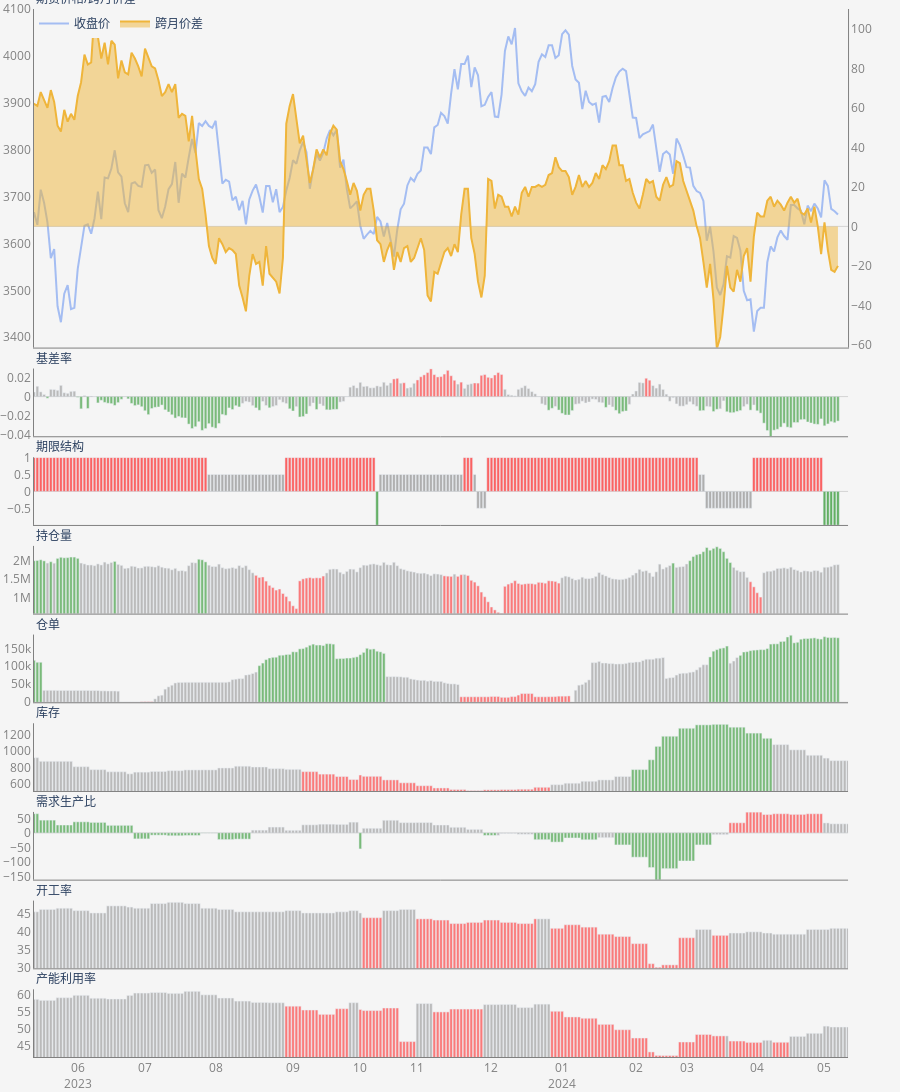

The notebook cell this image was saved under:
### Code cell
import modules.chart as chart
start_time = time.perf_counter()
chart_manager = chart.ChartManager(rb)
chart_manager.load_indicators()
chart_manager.calculate_indicators()
chart_manager.plot()
run_time = time.perf_counter()- start_time
print(f'Run time: {run_time}')
start_time = time.perf_counter()
chart_manager.update_figure()
run_time = time.perf_counter()- start_time
print(f'Run time: {run_time}')
start_time = time.perf_counter()
chart_manager.main_figure.show()
run_time = time.perf_counter()- start_time
print(f'Run time: {run_time}')

### Figure 1 — Plotly figure (JSON) as saved in the notebook; plotly's stock layout.template omitted (floating-point values rounded to 4 significant figures; data arrays with more than 128 entries replaced by an {"elided": "..."} marker saying what was removed)
{"data": [{"fill": "none", "line": {"color": "rgb(84,134,240)"}, "mode": "lines", "name": "收盘价", "opacity": 0.5, "showlegend": true, "type": "scatter", "x": {"elided": "3238 str values"}, "xaxis": "x", "y": {"elided": "3238 int values"}, "yaxis": "y"}, {"fill": "tozeroy", "line": {"color": "rgb(239,181,59)"}, "mode": "lines", "name": "跨月价差", "opacity": 0.5, "showlegend": true, "type": "scatter", "x": {"elided": "3242 str values"}, "xaxis": "x", "y": {"elided": "3242 int values"}, "yaxis": "y2"}, {"marker": {"color": {"elided": "3244 str values"}, "opacity": 0.5}, "name": "基差率", "showlegend": false, "type": "bar", "x": {"elided": "3244 str values"}, "xaxis": "x2", "y": {"elided": "3244 float values"}, "yaxis": "y3"}, {"marker": {"color": {"elided": "3242 str values"}, "opacity": 0.6}, "name": "期限结构", "showlegend": false, "type": "bar", "x": {"elided": "3242 str values"}, "xaxis": "x3", "y": {"elided": "3242 float values"}, "yaxis": "y5"}, {"marker": {"color": {"elided": "3238 str values"}, "opacity": 0.5}, "name": "持仓量", "showlegend": false, "type": "bar", "x": {"elided": "3238 str values"}, "xaxis": "x4", "y": {"elided": "3238 int values"}, "yaxis": "y7"}, {"marker": {"color": {"elided": "2427 str values"}, "opacity": 0.5}, "name": "仓单", "showlegend": false, "type": "bar", "x": {"elided": "2427 str values"}, "xaxis": "x5", "y": {"elided": "2427 int values"}, "yaxis": "y9"}, {"marker": {"color": {"elided": "4624 str values"}, "opacity": 0.5}, "name": "库存", "showlegend": false, "type": "bar", "x": {"elided": "4624 str values"}, "xaxis": "x6", "y": {"elided": "4624 float values"}, "yaxis": "y11"}, {"marker": {"color": {"elided": "4624 str values"}, "opacity": 0.5}, "name": "需求生产比", "showlegend": false, "type": "bar", "x": {"elided": "4624 str values"}, "xaxis": "x7", "y": {"elided": "4624 float values"}, "yaxis": "y13"}, {"marker": {"color": {"elided": "4624 str values"}, "opacity": 0.5}, "name": "开工率", "showlegend": false, "type": "bar", "x": {"elided": "4624 str values"}, "xaxis": "x8", "y": {"elided": "4624 float values"}, "yaxis": "y15"}, {"marker": {"color": {"elided": "4624 str values"}, "opacity": 0.5}, "name": "产能利用率", "showlegend": false, "type": "bar", "x": {"elided": "4624 str values"}, "xaxis": "x9", "y": {"elided": "4624 float values"}, "yaxis": "y17"}], "layout": {"annotations": [{"font": {"size": 12}, "showarrow": false, "text": "期货价格/跨月价差", "x": 0, "xanchor": "left", "xref": "paper", "y": 1, "yanchor": "bottom", "yref": "paper"}, {"font": {"size": 12}, "showarrow": false, "text": "基差率", "x": 0, "xanchor": "left", "xref": "paper", "y": 0.6569, "yanchor": "bottom", "yref": "paper"}, {"font": {"size": 12}, "showarrow": false, "text": "期限结构", "x": 0, "xanchor": "left", "xref": "paper", "y": 0.5723, "yanchor": "bottom", "yref": "paper"}, {"font": {"size": 12}, "showarrow": false, "text": "持仓量", "x": 0, "xanchor": "left", "xref": "paper", "y": 0.4877, "yanchor": "bottom", "yref": "paper"}, {"font": {"size": 12}, "showarrow": false, "text": "仓单", "x": 0, "xanchor": "left", "xref": "paper", "y": 0.4031, "yanchor": "bottom", "yref": "paper"}, {"font": {"size": 12}, "showarrow": false, "text": "库存", "x": 0, "xanchor": "left", "xref": "paper", "y": 0.3185, "yanchor": "bottom", "yref": "paper"}, {"font": {"size": 12}, "showarrow": false, "text": "需求生产比", "x": 0, "xanchor": "left", "xref": "paper", "y": 0.2338, "yanchor": "bottom", "yref": "paper"}, {"font": {"size": 12}, "showarrow": false, "text": "开工率", "x": 0, "xanchor": "left", "xref": "paper", "y": 0.1492, "yanchor": "bottom", "yref": "paper"}, {"font": {"size": 12}, "showarrow": false, "text": "产能利用率", "x": 0, "xanchor": "left", "xref": "paper", "y": 0.06462, "yanchor": "bottom", "yref": "paper"}], "autosize": true, "height": 1200, "hovermode": "x unified", "legend": {"orientation": "h", "x": 0, "xanchor": "left", "y": 1, "yanchor": "top"}, "margin": {"b": 0, "l": 0, "r": 0, "t": 0}, "paper_bgcolor": "#f5f5f5", "plot_bgcolor": "#f5f5f5", "xaxis": {"anchor": "y", "domain": [0, 0.94], "dtick": "M1", "linecolor": "gray", "matches": "x9", "range": ["2023-05-14", "2024-05-13"], "rangebreaks": [{"values": {"elided": "1634 str values"}}], "showgrid": false, "showticklabels": false, "tickfont": {"color": "gray"}, "tickformat": "%m\n%Y", "ticklabelmode": "instant", "zeroline": true}, "xaxis2": {"anchor": "y3", "domain": [0, 0.94], "dtick": "M1", "linecolor": "gray", "matches": "x9", "range": ["2023-05-14", "2024-05-13"], "rangebreaks": [{"values": {"elided": "1634 str values"}}], "showgrid": false, "showticklabels": false, "tickfont": {"color": "gray"}, "tickformat": "%m\n%Y", "ticklabelmode": "instant", "zeroline": true}, "xaxis3": {"anchor": "y5", "domain": [0, 0.94], "dtick": "M1", "linecolor": "gray", "matches": "x9", "range": ["2023-05-14", "2024-05-13"], "rangebreaks": [{"values": {"elided": "1634 str values"}}], "showgrid": false, "showticklabels": false, "tickfont": {"color": "gray"}, "tickformat": "%m\n%Y", "ticklabelmode": "instant", "zeroline": true}, "xaxis4": {"anchor": "y7", "domain": [0, 0.94], "dtick": "M1", "linecolor": "gray", "matches": "x9", "range": ["2023-05-14", "2024-05-13"], "rangebreaks": [{"values": {"elided": "1634 str values"}}], "showgrid": false, "showticklabels": false, "tickfont": {"color": "gray"}, "tickformat": "%m\n%Y", "ticklabelmode": "instant", "zeroline": true}, "xaxis5": {"anchor": "y9", "domain": [0, 0.94], "dtick": "M1", "linecolor": "gray", "matches": "x9", "range": ["2023-05-14", "2024-05-13"], "rangebreaks": [{"values": {"elided": "1634 str values"}}], "showgrid": false, "showticklabels": false, "tickfont": {"color": "gray"}, "tickformat": "%m\n%Y", "ticklabelmode": "instant", "zeroline": true}, "xaxis6": {"anchor": "y11", "domain": [0, 0.94], "dtick": "M1", "linecolor": "gray", "matches": "x9", "range": ["2023-05-14", "2024-05-13"], "rangebreaks": [{"values": {"elided": "1634 str values"}}], "showgrid": false, "showticklabels": false, "tickfont": {"color": "gray"}, "tickformat": "%m\n%Y", "ticklabelmode": "instant", "zeroline": true}, "xaxis7": {"anchor": "y13", "domain": [0, 0.94], "dtick": "M1", "linecolor": "gray", "matches": "x9", "range": ["2023-05-14", "2024-05-13"], "rangebreaks": [{"values": {"elided": "1634 str values"}}], "showgrid": false, "showticklabels": false, "tickfont": {"color": "gray"}, "tickformat": "%m\n%Y", "ticklabelmode": "instant", "zeroline": true}, "xaxis8": {"anchor": "y15", "domain": [0, 0.94], "dtick": "M1", "linecolor": "gray", "matches": "x9", "range": ["2023-05-14", "2024-05-13"], "rangebreaks": [{"values": {"elided": "1634 str values"}}], "showgrid": false, "showticklabels": false, "tickfont": {"color": "gray"}, "tickformat": "%m\n%Y", "ticklabelmode": "instant", "zeroline": true}, "xaxis9": {"anchor": "y17", "domain": [0, 0.94], "dtick": "M1", "linecolor": "gray", "range": ["2023-05-14", "2024-05-13"], "rangebreaks": [{"values": {"elided": "1634 str values"}}], "showgrid": false, "tickfont": {"color": "gray"}, "tickformat": "%m\n%Y", "ticklabelmode": "instant", "zeroline": true}, "yaxis": {"anchor": "x", "domain": [0.6769, 1], "linecolor": "gray", "range": [3378.0, 4101.0], "showgrid": false, "tickfont": {"color": "gray"}, "zerolinecolor": "LightGray", "zerolinewidth": 1}, "yaxis10": {"anchor": "x5", "linecolor": "gray", "overlaying": "y9", "range": [0, 188100.0], "showgrid": false, "side": "right", "tickfont": {"color": "gray"}, "zerolinecolor": "LightGray", "zerolinewidth": 1}, "yaxis11": {"anchor": "x6", "domain": [0.2538, 0.3185], "linecolor": "gray", "range": [514.6, 1338.0], "showgrid": false, "tickfont": {"color": "gray"}, "zerolinecolor": "LightGray", "zerolinewidth": 1}, "yaxis12": {"anchor": "x6", "linecolor": "gray", "overlaying": "y11", "range": [514.6, 1338.0], "showgrid": false, "side": "right", "tickfont": {"color": "gray"}, "zerolinecolor": "LightGray", "zerolinewidth": 1}, "yaxis13": {"anchor": "x7", "domain": [0.1692, 0.2338], "linecolor": "gray", "range": [-161.2, 72.24], "showgrid": false, "tickfont": {"color": "gray"}, "zerolinecolor": "LightGray", "zerolinewidth": 1}, "yaxis14": {"anchor": "x7", "linecolor": "gray", "overlaying": "y13", "range": [-161.2, 72.24], "showgrid": false, "side": "right", "tickfont": {"color": "gray"}, "zerolinecolor": "LightGray", "zerolinewidth": 1}, "yaxis15": {"anchor": "x8", "domain": [0.08462, 0.1492], "linecolor": "gray", "range": [29.86, 48.68], "showgrid": false, "tickfont": {"color": "gray"}, "zerolinecolor": "LightGray", "zerolinewidth": 1}, "yaxis16": {"anchor": "x8", "linecolor": "gray", "overlaying": "y15", "range": [29.86, 48.68], "showgrid": false, "side": "right", "tickfont": {"color": "gray"}, "zerolinecolor": "LightGray", "zerolinewidth": 1}, "yaxis17": {"anchor": "x9", "domain": [0, 0.06462], "linecolor": "gray", "range": [41.66, 61.73], "showgrid": false, "tickfont": {"color": "gray"}, "zerolinecolor": "LightGray", "zerolinewidth": 1}, "yaxis18": {"anchor": "x9", "linecolor": "gray", "overlaying": "y17", "range": [41.66, 61.73], "showgrid": false, "side": "right", "tickfont": {"color": "gray"}, "zerolinecolor": "LightGray", "zerolinewidth": 1}, "yaxis2": {"anchor": "x", "linecolor": "gray", "overlaying": "y", "range": [-61.38, 110.1], "showgrid": false, "side": "right", "tickfont": {"color": "gray"}, "zerolinecolor": "LightGray", "zerolinewidth": 1}, "yaxis3": {"anchor": "x2", "domain": [0.5923, 0.6569], "linecolor": "gray", "range": [-0.04154, 0.0294], "showgrid": false, "tickfont": {"color": "gray"}, "zerolinecolor": "LightGray", "zerolinewidth": 1}, "yaxis4": {"anchor": "x2", "linecolor": "gray", "overlaying": "y3", "range": [-0.04154, 0.0294], "showgrid": false, "side": "right", "tickfont": {"color": "gray"}, "zerolinecolor": "LightGray", "zerolinewidth": 1}, "yaxis5": {"anchor": "x3", "domain": [0.5077, 0.5723], "linecolor": "gray", "range": [-0.99, 1.01], "showgrid": false, "tickfont": {"color": "gray"}, "zerolinecolor": "LightGray", "zerolinewidth": 1}, "yaxis6": {"anchor": "x3", "linecolor": "gray", "overlaying": "y5", "range": [-0.99, 1.01], "showgrid": false, "side": "right", "tickfont": {"color": "gray"}, "zerolinecolor": "LightGray", "zerolinewidth": 1}, "yaxis7": {"anchor": "x4", "domain": [0.4231, 0.4877], "linecolor": "gray", "range": [586100.0, 2389000.0], "showgrid": false, "tickfont": {"color": "gray"}, "zerolinecolor": "LightGray", "zerolinewidth": 1}, "yaxis8": {"anchor": "x4", "linecolor": "gray", "overlaying": "y7", "range": [586100.0, 2389000.0], "showgrid": false, "side": "right", "tickfont": {"color": "gray"}, "zerolinecolor": "LightGray", "zerolinewidth": 1}, "yaxis9": {"anchor": "x5", "domain": [0.3385, 0.4031], "linecolor": "gray", "range": [0, 188100.0], "showgrid": false, "tickfont": {"color": "gray"}, "zerolinecolor": "LightGray", "zerolinewidth": 1}}}
